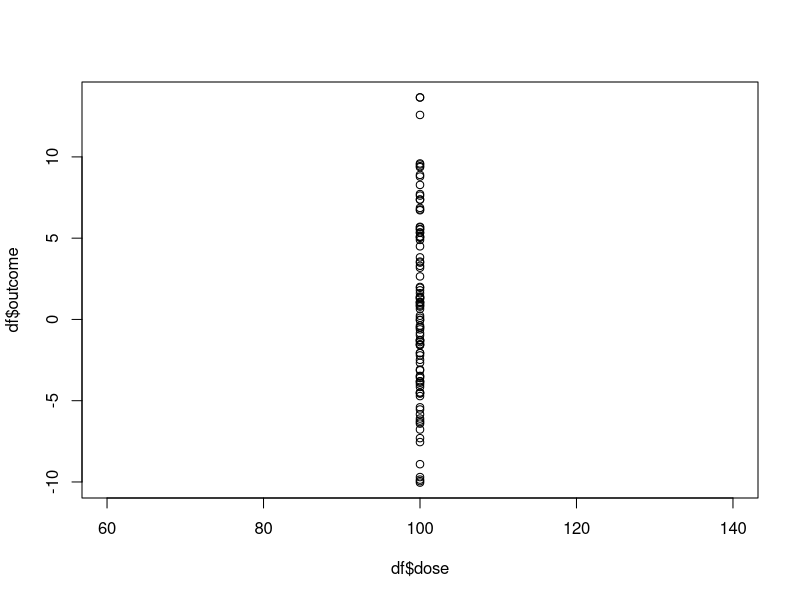

This figure's R source:
# 1. Simulate Data
set.seed(12345)
n <- 100
x <- rnorm(n)
y <- 1.5 * x + rnorm(n, mean = 0, sd = 5)
df <- data.frame(dose = n, outcome = y)

# 2. Univariate Analysis
model <- lm(outcome ~ dose, data = df)
summary(model)

# 3. Plotting
plot(df$dose, df$outcome)
